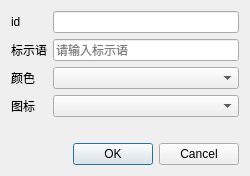
<?xml version="1.0" encoding="UTF-8"?>
<ui version="4.0">
 <class>QDialogSetSign</class>
 <widget class="QDialog" name="QDialogSetSign">
  <property name="geometry">
   <rect>
    <x>0</x>
    <y>0</y>
    <width>250</width>
    <height>176</height>
   </rect>
  </property>
  <property name="windowTitle">
   <string>标示语设置</string>
  </property>
  <layout class="QVBoxLayout" name="verticalLayout">
   <item>
    <layout class="QGridLayout" name="gridLayout">
     <item row="0" column="0">
      <widget class="QLabel" name="label">
       <property name="minimumSize">
        <size>
         <width>0</width>
         <height>22</height>
        </size>
       </property>
       <property name="text">
        <string>id</string>
       </property>
      </widget>
     </item>
     <item row="1" column="0">
      <widget class="QLabel" name="label_4">
       <property name="text">
        <string>标示语</string>
       </property>
      </widget>
     </item>
     <item row="1" column="1">
      <widget class="QLineEdit" name="lineEdit_SignText">
       <property name="placeholderText">
        <string>请输入标示语</string>
       </property>
      </widget>
     </item>
     <item row="2" column="0">
      <widget class="QLabel" name="label_3">
       <property name="text">
        <string>颜色</string>
       </property>
      </widget>
     </item>
     <item row="2" column="1">
      <widget class="QComboBox" name="comboBox_Color"/>
     </item>
     <item row="3" column="0">
      <widget class="QLabel" name="label_5">
       <property name="text">
        <string>图标</string>
       </property>
      </widget>
     </item>
     <item row="3" column="1">
      <widget class="QComboBox" name="comboBox_Icon"/>
     </item>
     <item row="0" column="1">
      <widget class="QLineEdit" name="lineEdit_Id"/>
     </item>
    </layout>
   </item>
   <item>
    <spacer name="verticalSpacer">
     <property name="orientation">
      <enum>Qt::Vertical</enum>
     </property>
     <property name="sizeHint" stdset="0">
      <size>
       <width>20</width>
       <height>15</height>
      </size>
     </property>
    </spacer>
   </item>
   <item>
    <widget class="QDialogButtonBox" name="buttonBox">
     <property name="orientation">
      <enum>Qt::Horizontal</enum>
     </property>
     <property name="standardButtons">
      <set>QDialogButtonBox::Cancel|QDialogButtonBox::Ok</set>
     </property>
    </widget>
   </item>
  </layout>
 </widget>
 <resources/>
 <connections>
  <connection>
   <sender>buttonBox</sender>
   <signal>accepted()</signal>
   <receiver>QDialogSetSign</receiver>
   <slot>accept()</slot>
   <hints>
    <hint type="sourcelabel">
     <x>268</x>
     <y>344</y>
    </hint>
    <hint type="destinationlabel">
     <x>157</x>
     <y>274</y>
    </hint>
   </hints>
  </connection>
  <connection>
   <sender>buttonBox</sender>
   <signal>rejected()</signal>
   <receiver>QDialogSetSign</receiver>
   <slot>reject()</slot>
   <hints>
    <hint type="sourcelabel">
     <x>336</x>
     <y>350</y>
    </hint>
    <hint type="destinationlabel">
     <x>286</x>
     <y>274</y>
    </hint>
   </hints>
  </connection>
 </connections>
</ui>
